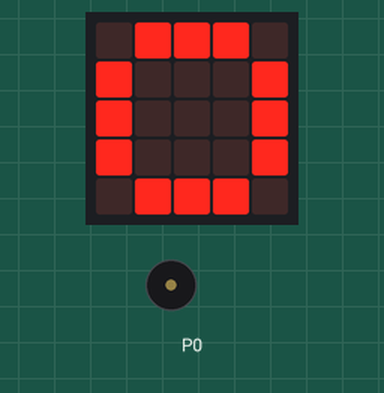
The program below on a simulated BBC micro:bit (MakeCode). On the bench: the board's 5×5 LED display, buzzer (waves = sounding).

Above: at 1.68 s.
At 9.37 s:
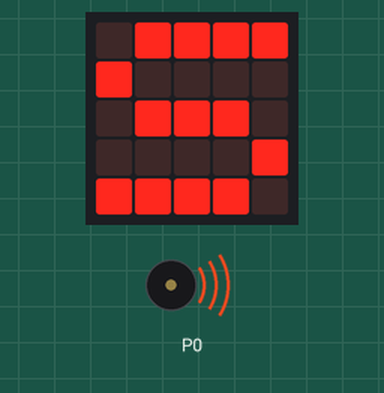
At 17.4 s:
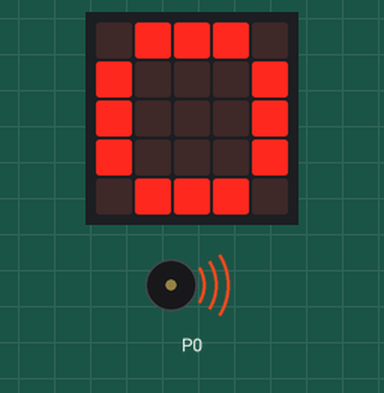
At 36.1 s:
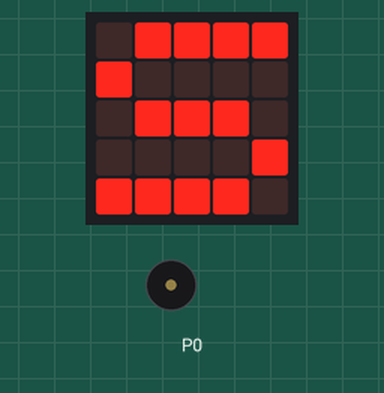
Timing chart, 0 to 40.0 s (numbered marks = the images above):
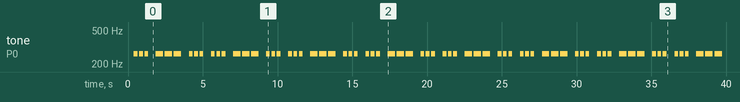

Measured:
- by itself, tone on P0: repeats every 5.2 s: 2 × (silent 0.11 s, 262 Hz 0.25 s), silent 0.51 s, 2 × (262 Hz 0.50 s, silent 0.11 s), 262 Hz 0.50 s, silent 0.51 s, 2 × (262 Hz 0.25 s, silent 0.11 s), 262 Hz 0.25 s, silent 0.53 s, 262 Hz 0.25 s
- what the display in image 0 shows lasts 2.2 s, from 1.5 s to 3.7 s

The program:

main.ts
```typescript
basic.forever(function () {
    basic.showLeds(`
        . # # # #
        # . . . .
        . # # # .
        . . . . #
        # # # # .
        `)
    music.playTone(262, music.beat(BeatFraction.Half))
    basic.pause(100)
    music.playTone(262, music.beat(BeatFraction.Half))
    basic.pause(100)
    music.playTone(262, music.beat(BeatFraction.Half))
    basic.pause(100)
    basic.showLeds(`
        . # # # .
        # . . . #
        # . . . #
        # . . . #
        . # # # .
        `)
    music.playTone(262, music.beat(BeatFraction.Whole))
    basic.pause(100)
    music.playTone(262, music.beat(BeatFraction.Whole))
    basic.pause(100)
    music.playTone(262, music.beat(BeatFraction.Whole))
    basic.pause(100)
    basic.showLeds(`
        . # # # #
        # . . . .
        . # # # .
        . . . . #
        # # # # .
        `)
    music.playTone(262, music.beat(BeatFraction.Half))
    basic.pause(100)
    music.playTone(262, music.beat(BeatFraction.Half))
    basic.pause(100)
    music.playTone(262, music.beat(BeatFraction.Half))
    basic.pause(100)
})
basic.forever(function () {
    pins.digitalWritePin(DigitalPin.P0, 1)
    basic.pause(200)
    pins.digitalWritePin(DigitalPin.P0, 0)
    basic.pause(100)
    pins.digitalWritePin(DigitalPin.P0, 1)
    basic.pause(200)
    pins.digitalWritePin(DigitalPin.P0, 0)
    basic.pause(100)
    pins.digitalWritePin(DigitalPin.P0, 1)
    basic.pause(200)
    pins.digitalWritePin(DigitalPin.P0, 0)
    basic.pause(100)
    pins.digitalWritePin(DigitalPin.P0, 1)
    basic.pause(500)
    pins.digitalWritePin(DigitalPin.P0, 0)
    basic.pause(100)
    pins.digitalWritePin(DigitalPin.P0, 1)
    basic.pause(500)
    pins.digitalWritePin(DigitalPin.P0, 0)
    basic.pause(100)
    pins.digitalWritePin(DigitalPin.P0, 1)
    basic.pause(500)
    pins.digitalWritePin(DigitalPin.P0, 0)
    basic.pause(100)
    pins.digitalWritePin(DigitalPin.P0, 1)
    basic.pause(200)
    pins.digitalWritePin(DigitalPin.P0, 0)
    basic.pause(100)
    pins.digitalWritePin(DigitalPin.P0, 1)
    pins.digitalWritePin(DigitalPin.P0, 0)
    basic.pause(100)
    pins.digitalWritePin(DigitalPin.P0, 1)
    basic.pause(200)
    pins.digitalWritePin(DigitalPin.P0, 0)
})
```

test.ts
```typescript
// tests gaan hier; deze zal niet worden gecompileerd wanneer dit pakket wordt gebruikt als extensie.
```
